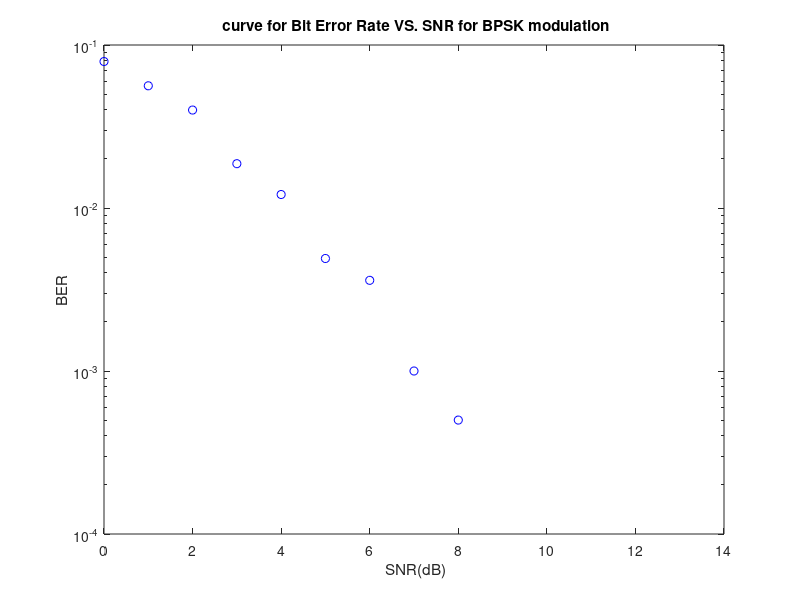

Here is the MATLAB script that generated this plot:
b= randi([0,1], 1, 10000);
BPSK = [-1, 1];
%avgP = sum(abs(BPSK).^2)/length(BPSK);

a = BPSK(b+1); % To adjust index as index starts from 1 in MatLab
index = 0;
% Generate noise
for SNR_db = 0: 1 : 14
        
SNR_lin = 10 ^ (SNR_db/10);
var_n = 1/SNR_lin;
n = sqrt(var_n/2) * (randn(size(a)) + j * randn(size(a)));
% Receiver
r = a + n;
a_hat(length(r)) = 0;

b_err = 0;
for i = 1: length(r)
    d = abs(r(i) - 1).^2;
    dm = abs(r(i) + 1).^2;
    
    if (d < dm)
        a_hat(i) = 1;
        b_hat(i) = 1;
    else
        a_hat(i) = -1;
        b_hat(i) = 0;
    end

    b_err = b_err + abs(b(i) - b_hat(i));
end

index = index + 1;
ber(index) = b_err / length(b);

semilogy(SNR_db, ber(index), 'b--o');
title(' curve for Bit Error Rate VS. SNR for BPSK modulation');
xlabel(' SNR(dB)');
ylabel('BER');
hold on;
end
